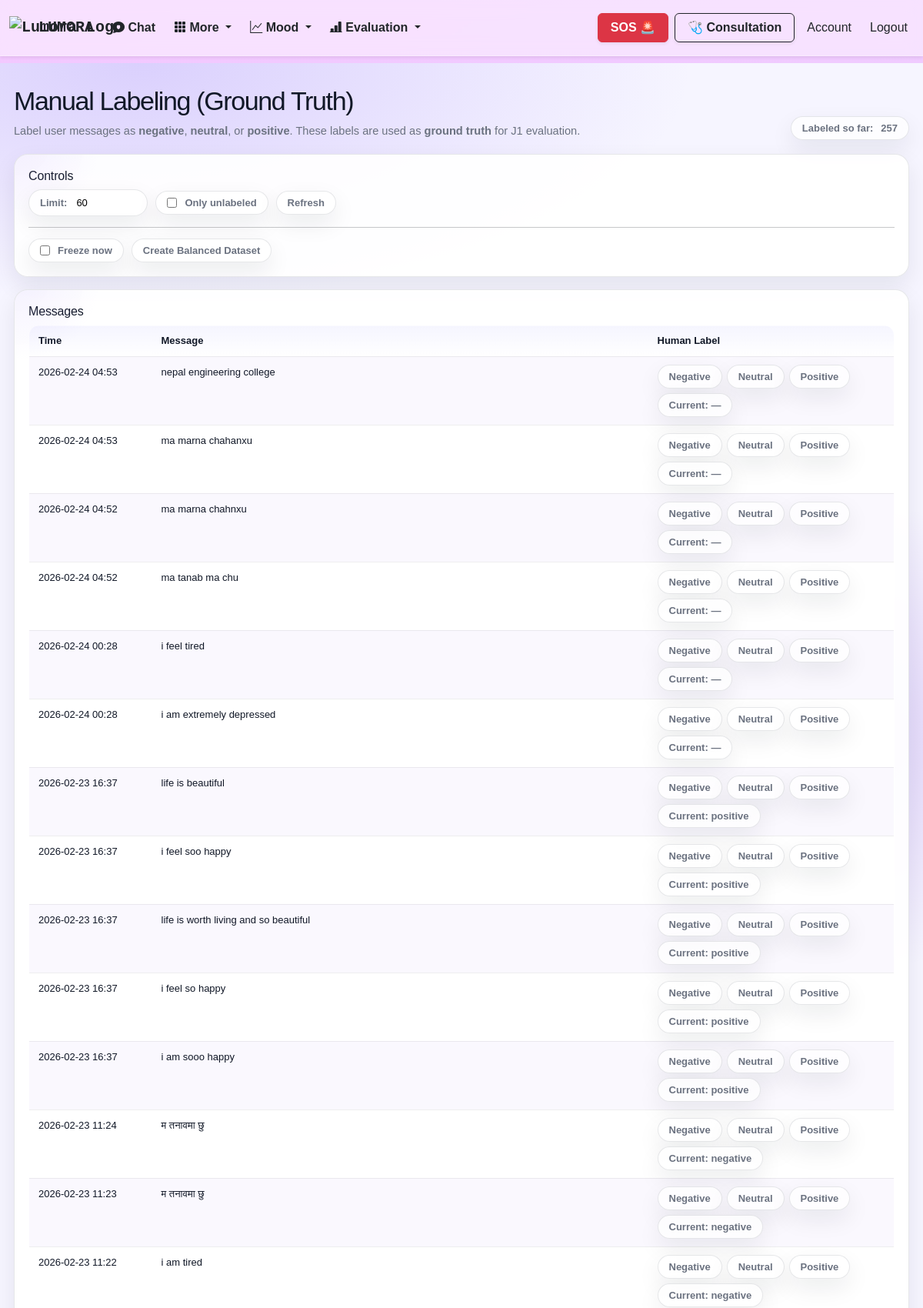
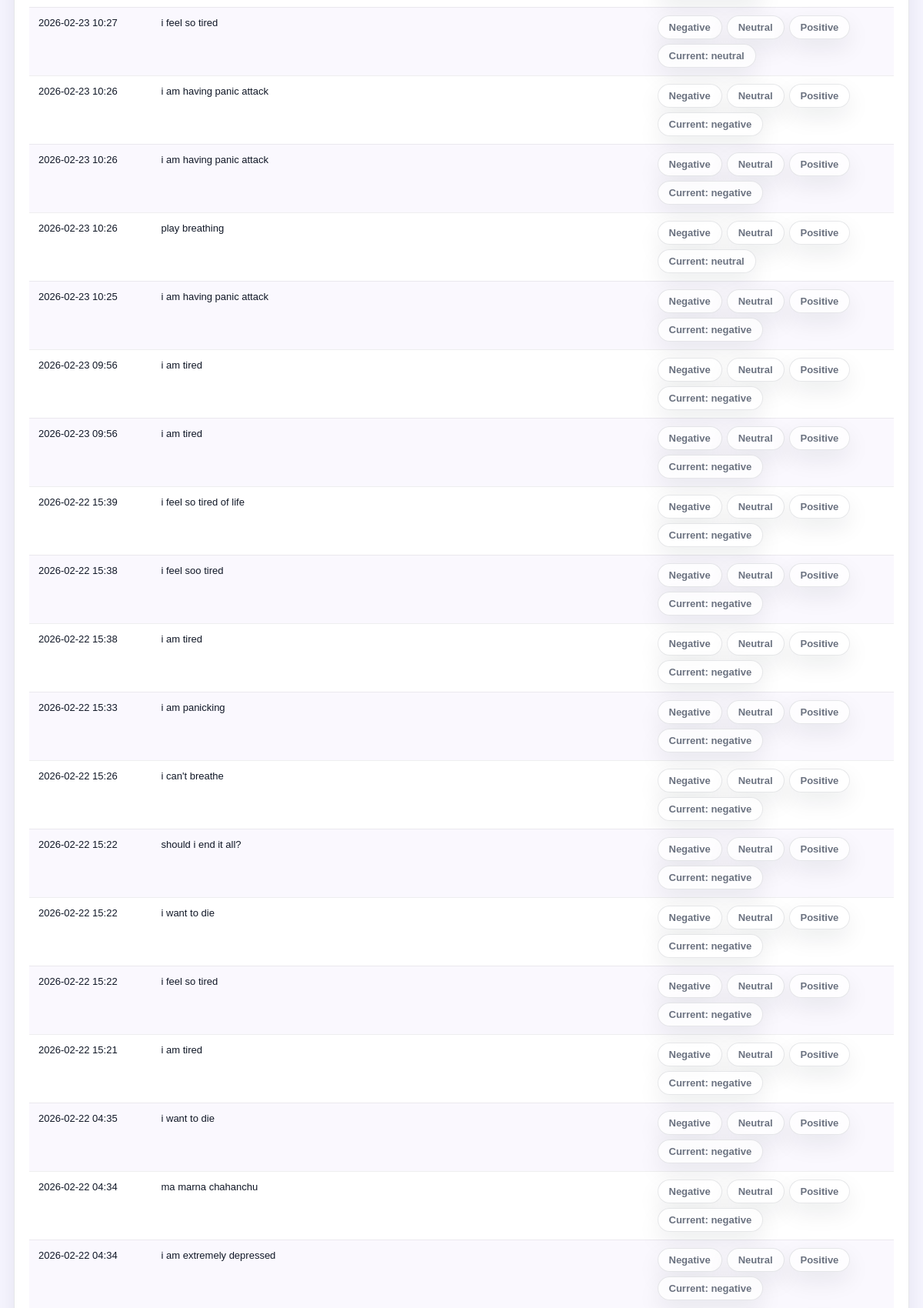
/evaluation/label (signed in, upper part), run on the app's committed database (2 pictures, top to bottom).
### ChatbotWebsite/models.py (models this page shows, shortened)
class ChatHistory(db.Model):
    __tablename__ = "chat_history"
    id = db.Column(db.Integer, primary_key=True)
    user_id    = db.Column(db.Integer, db.ForeignKey("user.id"), nullable=False)
    session_id = db.Column(db.Integer, db.ForeignKey("chat_session.id"), nullable=False)
    role = db.Column(db.String(20), nullable=False)  # user/assistant/system
    content = db.Column(db.Text, nullable=False)
    timestamp = db.Column(db.DateTime, default=datetime.utcnow)
    emotion = db.Column(db.String(20), nullable=True)
    vader_score = db.Column(db.Float, nullable=True)
    ml_prob = db.Column(db.Text, nullable=True)        # JSON string dict
    final_score = db.Column(db.Float, nullable=True)
    confidence = db.Column(db.Float, nullable=True)
    sentiment_score = db.Column(db.Float, nullable=True)
    sentiment_label = db.Column(db.String(20), nullable=True)
    is_human_labeled = db.Column(db.Boolean, default=False, nullable=False)  # <--- ADD
    explain_tokens = db.Column(db.Text, nullable=True)  # JSON string list
    contains_self_harm = db.Column(db.Boolean, default=False, nullable=False)
    crisis_mode = db.Column(db.Boolean, default=False, nullable=False)
    human_label = db.Column(db.String(20), nullable=True)  # negative / neutral / positive

### ChatbotWebsite/chatbot/routes.py (the view)
@chatbot.route("/evaluation/label", methods=["GET"])
@login_required
def label_messages_page():
    limit = request.args.get("limit", 60, type=int)
    only_unlabeled = request.args.get("only_unlabeled", 0, type=int) == 1
    q = (
        ChatHistory.query
        .filter(ChatHistory.user_id == current_user.id)   # ✅ IMPORTANT
        .filter(ChatHistory.role == "user")
        .order_by(ChatHistory.timestamp.desc())
    )
    if only_unlabeled:
        q = q.filter(ChatHistory.human_label.is_(None))
    rows = q.limit(limit).all()
    total_labeled = (
        ChatHistory.query
        .filter(
            ChatHistory.user_id == current_user.id,
            ChatHistory.role == "user",
        ChatHistory.human_label.isnot(None))
        .count()
    )
    total_messages = (
        ChatHistory.query
        .filter(
            ChatHistory.user_id == current_user.id,
            ChatHistory.role == "user",
        )
        .count()
    )
    return render_template(
        "evaluation/label_messages.html",
        rows=rows,
        limit=limit,
        only_unlabeled=only_unlabeled,
        total_labeled=total_labeled,
        progress_done=total_labeled,
        progress_total=total_messages,
    )

### ChatbotWebsite/main/routes.py (called while the page is built)
@main.after_app_request
def add_ngrok_header(resp):
    resp.headers["ngrok-skip-browser-warning"] = "1"
    return resp

### ChatbotWebsite/templates/evaluation/label_messages.html (shortened to what this page needs)
{% extends "layout.html" %}
{% block content %}
<link rel="stylesheet" href="{{ url_for('static', filename='styles/evaluation.css') }}">
<div class="eval-page">
  <div class="eval-container">
    <div class="eval-top">
      <div class="eval-title">
        <h1>Manual Labeling (Ground Truth)</h1>
        <p>
          Label user messages as <b>negative</b>, <b>neutral</b>, or <b>positive</b>.
          These labels are used as <b>ground truth</b> for J1 evaluation.
        </p>
      </div>
      <div class="badge">
        <strong>Labeled so far:</strong> {{ total_labeled }}
      </div>
    </div>
    <div class="card">
      <h2>Controls</h2>
      <form method="GET" action="{{ url_for('chatbot.label_messages_page') }}"
            style="display:flex; gap:10px; flex-wrap:wrap; align-items:center;">
        <label class="badge">
          Limit:
          <input name="limit" type="number" min="10" max="200" value="{{ limit }}"
                 style="width:80px; border:none; background:transparent;">
        </label>
        <label class="badge">
          <input type="checkbox" name="only_unlabeled" value="1"
                 {% if only_unlabeled %}checked{% endif %}>
          Only unlabeled
        </label>
        <button type="submit" class="badge">Refresh</button>
      </form>
      <hr style="margin:14px 0; opacity:.25;">
      <div style="display:flex; gap:10px; flex-wrap:wrap; align-items:center;">
        <label class="badge">
          <input type="checkbox" id="freeze_now"> Freeze now
        </label>
        <button type="button" class="badge" style="cursor:pointer;"
                onclick="createBalancedDataset(event)">
          Create Balanced Dataset
        </button>
      </div>
    </div>
    <div class="card" style="margin-top:16px;">
      <h2>Messages</h2>
      {% if not rows %}
        <p>No messages available.</p>
      {% else %}
        <table class="table">
          <tr>
            <th style="width:160px;">Time</th>
            <th>Message</th>
            <th style="width:320px;">Human Label</th>
          </tr>
          {% for r in rows %}
          <tr id="row-{{ r.id }}">
            <td>{{ r.timestamp.strftime("%Y-%m-%d %H:%M") if r.timestamp else "" }}</td>
            <td style="white-space:pre-wrap;">{{ r.content }}</td>
            <td>
              <div style="display:flex; gap:6px; flex-wrap:wrap; align-items:center;">
                <button type="button" class="badge" onclick="saveLabel({{ r.id }}, 'negative')">Negative</button>
                <button type="button" class="badge" onclick="saveLabel({{ r.id }}, 'neutral')">Neutral</button>
                <button type="button" class="badge" onclick="saveLabel({{ r.id }}, 'positive')">Positive</button>
                <span class="badge" id="status-{{ r.id }}">
                  Current: {{ r.human_label if r.human_label else "—" }}
                </span>
              </div>
            </td>
          </tr>
          {% endfor %}
        </table>
      {% endif %}
    </div>
  </div>
</div>
{% endblock content %}

### ChatbotWebsite/static/styles/layout.css (style rules this page uses)
body { font-family: Arial, Helvetica, sans-serif; margin: 0; padding-top: 82px; background: #f5edf9; }
html { scroll-padding-top: 90px; }
.card, textarea, .comment-box { position: relative; z-index: 1; }

### ChatbotWebsite/static/styles/evaluation.css (style rules this page uses)
:root { --bg: #f6f5ff; --card: rgba(255, 255, 255, 0.92); --text: #111827; --muted: #6b7280; --border: rgba(17, 24, 39, 0.10); --shadow: 0 12px 30px rgba(17, 24, 39, 0.08); --shadow2: 0 8px 18px rgba(17, 24, 39, 0.10); --radius: 18px; --accent: #6d28d9; --accent2: #a78bfa; --soft: rgba(109, 40, 217, 0.08); --soft2: rgba(167, 139, 250, 0.12); }
.eval-page { background: radial-gradient(1200px 520px at 15% 0%, rgba(167,139,250,0.35) 0%, transparent 60%), radial-gradient(900px 520px at 85% 15%, rgba(109,40,217,0.18) 0%, transparent 60%), radial-gradient(800px 420px at 50% 100%, rgba(167,139,250,0.18) 0%, transparent 65%), var(--bg); min-height: 100vh; padding: 30px 18px 80px; }
.eval-container { max-width: 1180px; margin: 0 auto; }
.eval-top { display:flex; gap: 14px; align-items: flex-end; justify-content: space-between; flex-wrap: wrap; margin-bottom: 18px; }
.eval-title h1 { margin: 0; font-size: 34px; letter-spacing: -0.04em; color: var(--text); line-height: 1.15; }
.eval-title p { margin: 8px 0 0; color: var(--muted); font-size: 14.6px; line-height: 1.55; max-width: 920px; }
.badge { display:inline-flex; align-items:center; gap: 10px; padding: 8px 14px; border-radius: 999px; background: rgba(255,255,255,0.75); border: 1px solid rgba(17,24,39,0.10); box-shadow: var(--shadow); font-size: 13px; color: var(--muted); backdrop-filter: blur(10px); }
.card { background: var(--card); border: 1px solid rgba(17,24,39,0.10); border-radius: var(--radius); box-shadow: var(--shadow); padding: 18px; position: relative; overflow: hidden; }
.card::before { content:""; position:absolute; top:-60px; left:-60px; width: 180px; height: 180px; background: radial-gradient(circle at 30% 30%, var(--soft2), transparent 60%); transform: rotate(15deg); pointer-events:none; }
.card h2 { margin: 0 0 8px; font-size: 16px; color: var(--text); letter-spacing: -0.01em; }
.table { width:100%; border-collapse: collapse; font-size: 13px; border-radius: 14px; overflow: hidden; border: 1px solid rgba(17,24,39,0.10); background: rgba(255,255,255,0.85); }
.table th, .table td { padding: 10px 12px; border-bottom: 1px solid rgba(17,24,39,0.07); }
.table th { background: linear-gradient(180deg, rgba(245,245,255,0.95), rgba(255,255,255,0.92)); text-align: left; color: var(--text); font-weight: 700; }
.table td { color: var(--text); }
.table tr:nth-child(even) td { background: rgba(109,40,217,0.03); }

### data on the page
ChatHistory: timestamp "2026-02-24 04:53", content "nepal engineering college", human_label "—"
ChatHistory: timestamp "2026-02-24 04:53", content "ma marna chahanxu", human_label "—"
ChatHistory: timestamp "2026-02-24 04:52", content "ma marna chahnxu", human_label "—"
ChatHistory: timestamp "2026-02-24 04:52", content "ma tanab ma chu", human_label "—"
ChatHistory: timestamp "2026-02-24 00:28", content "i feel tired", human_label "—"
ChatHistory: timestamp "2026-02-24 00:28", content "i am extremely depressed", human_label "—"
ChatHistory: timestamp "2026-02-23 16:37", content "life is beautiful", human_label "positive"
ChatHistory: timestamp "2026-02-23 16:37", content "i feel soo happy", human_label "positive"
ChatHistory: timestamp "2026-02-23 16:37", content "life is worth living and so beautiful", human_label "positive"
ChatHistory: timestamp "2026-02-23 16:37", content "i feel so happy", human_label "positive"
ChatHistory: timestamp "2026-02-23 16:37", content "i am sooo happy", human_label "positive"
ChatHistory: timestamp "2026-02-23 11:24", content "म तनावमा छु", human_label "negative"
ChatHistory: timestamp "2026-02-23 11:23", content "म तनावमा छु", human_label "negative"
ChatHistory: timestamp "2026-02-23 11:22", content "i am tired", human_label "negative"
ChatHistory: timestamp "2026-02-23 10:27", content "i feel so tired", human_label "neutral"
ChatHistory: timestamp "2026-02-23 10:26", content "i am having panic attack", human_label "negative"
ChatHistory: timestamp "2026-02-23 10:26", content "i am having panic attack", human_label "negative"
ChatHistory: timestamp "2026-02-23 10:26", content "play breathing", human_label "neutral"
ChatHistory: timestamp "2026-02-23 10:25", content "i am having panic attack", human_label "negative"
ChatHistory: timestamp "2026-02-23 09:56", content "i am tired", human_label "negative"
ChatHistory: timestamp "2026-02-23 09:56", content "i am tired", human_label "negative"
ChatHistory: timestamp "2026-02-22 15:39", content "i feel so tired of life", human_label "negative"
ChatHistory: timestamp "2026-02-22 15:38", content "i feel soo tired", human_label "negative"
ChatHistory: timestamp "2026-02-22 15:38", content "i am tired", human_label "negative"
ChatHistory: timestamp "2026-02-22 15:33", content "i am panicking", human_label "negative"
ChatHistory: timestamp "2026-02-22 15:26", content "i can't breathe", human_label "negative"
ChatHistory: timestamp "2026-02-22 15:22", content "should i end it all?", human_label "negative"
ChatHistory: timestamp "2026-02-22 15:22", content "i want to die", human_label "negative"
ChatHistory: timestamp "2026-02-22 15:22", content "i feel so tired", human_label "negative"
ChatHistory: timestamp "2026-02-22 15:21", content "i am tired", human_label "negative"
ChatHistory: timestamp "2026-02-22 04:35", content "i want to die", human_label "negative"
ChatHistory: timestamp "2026-02-22 04:34", content "ma marna chahanchu", human_label "negative"
ChatHistory: timestamp "2026-02-22 04:34", content "i am extremely depressed", human_label "negative"

### other printed values
{{ total_labeled }} "257"
